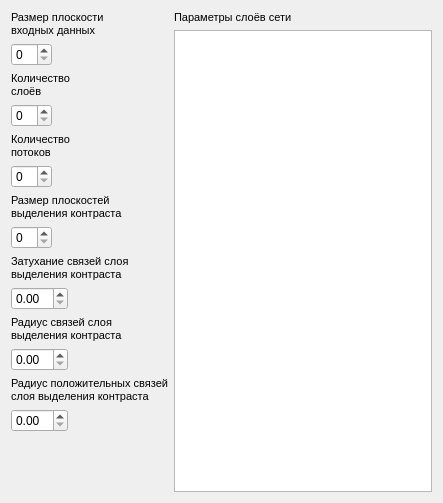
<?xml version="1.0" encoding="UTF-8"?>
<ui version="4.0">
 <class>Parameters</class>
 <widget class="QWidget" name="Parameters">
  <property name="geometry">
   <rect>
    <x>0</x>
    <y>0</y>
    <width>443</width>
    <height>503</height>
   </rect>
  </property>
  <property name="windowTitle">
   <string>Form</string>
  </property>
  <layout class="QGridLayout" name="gridLayout_2">
   <item row="0" column="0" rowspan="2">
    <layout class="QGridLayout" name="gridLayout">
     <property name="sizeConstraint">
      <enum>QLayout::SetFixedSize</enum>
     </property>
     <item row="0" column="0">
      <widget class="QLabel" name="label">
       <property name="sizePolicy">
        <sizepolicy hsizetype="Maximum" vsizetype="Maximum">
         <horstretch>0</horstretch>
         <verstretch>0</verstretch>
        </sizepolicy>
       </property>
       <property name="text">
        <string>&lt;!DOCTYPE HTML PUBLIC &quot;-//W3C//DTD HTML 4.0//EN&quot; &quot;http://www.w3.org/TR/REC-html40/strict.dtd&quot;&gt;
&lt;html&gt;&lt;head&gt;&lt;meta name=&quot;qrichtext&quot; content=&quot;1&quot; /&gt;&lt;style type=&quot;text/css&quot;&gt;
p, li { white-space: pre-wrap; }
&lt;/style&gt;&lt;/head&gt;&lt;body style=&quot; font-family:'MS Shell Dlg 2'; font-size:8.25pt; font-weight:400; font-style:normal;&quot;&gt;
&lt;p style=&quot; margin-top:0px; margin-bottom:0px; margin-left:0px; margin-right:0px; -qt-block-indent:0; text-indent:0px;&quot;&gt;&lt;span style=&quot; font-size:8pt;&quot;&gt;Размер плоскости&lt;/span&gt;&lt;/p&gt;
&lt;p style=&quot; margin-top:0px; margin-bottom:0px; margin-left:0px; margin-right:0px; -qt-block-indent:0; text-indent:0px;&quot;&gt;&lt;span style=&quot; font-size:8pt;&quot;&gt;входных данных&lt;/span&gt;&lt;/p&gt;&lt;/body&gt;&lt;/html&gt;</string>
       </property>
      </widget>
     </item>
     <item row="1" column="0">
      <widget class="QSpinBox" name="N0">
       <property name="sizePolicy">
        <sizepolicy hsizetype="Maximum" vsizetype="Maximum">
         <horstretch>0</horstretch>
         <verstretch>0</verstretch>
        </sizepolicy>
       </property>
      </widget>
     </item>
     <item row="2" column="0">
      <widget class="QLabel" name="label_3">
       <property name="sizePolicy">
        <sizepolicy hsizetype="Maximum" vsizetype="Maximum">
         <horstretch>0</horstretch>
         <verstretch>0</verstretch>
        </sizepolicy>
       </property>
       <property name="text">
        <string>&lt;!DOCTYPE HTML PUBLIC &quot;-//W3C//DTD HTML 4.0//EN&quot; &quot;http://www.w3.org/TR/REC-html40/strict.dtd&quot;&gt;
&lt;html&gt;&lt;head&gt;&lt;meta name=&quot;qrichtext&quot; content=&quot;1&quot; /&gt;&lt;style type=&quot;text/css&quot;&gt;
p, li { white-space: pre-wrap; }
&lt;/style&gt;&lt;/head&gt;&lt;body style=&quot; font-family:'MS Shell Dlg 2'; font-size:8.25pt; font-weight:400; font-style:normal;&quot;&gt;
&lt;p style=&quot; margin-top:0px; margin-bottom:0px; margin-left:0px; margin-right:0px; -qt-block-indent:0; text-indent:0px;&quot;&gt;&lt;span style=&quot; font-size:8pt;&quot;&gt;Количество&lt;/span&gt;&lt;/p&gt;
&lt;p style=&quot; margin-top:0px; margin-bottom:0px; margin-left:0px; margin-right:0px; -qt-block-indent:0; text-indent:0px;&quot;&gt;&lt;span style=&quot; font-size:8pt;&quot;&gt;слоёв&lt;/span&gt;&lt;/p&gt;&lt;/body&gt;&lt;/html&gt;</string>
       </property>
      </widget>
     </item>
     <item row="3" column="0">
      <widget class="QSpinBox" name="LC">
       <property name="sizePolicy">
        <sizepolicy hsizetype="Maximum" vsizetype="Maximum">
         <horstretch>0</horstretch>
         <verstretch>0</verstretch>
        </sizepolicy>
       </property>
      </widget>
     </item>
     <item row="4" column="0">
      <widget class="QLabel" name="label_4">
       <property name="sizePolicy">
        <sizepolicy hsizetype="Maximum" vsizetype="Maximum">
         <horstretch>0</horstretch>
         <verstretch>0</verstretch>
        </sizepolicy>
       </property>
       <property name="text">
        <string>&lt;!DOCTYPE HTML PUBLIC &quot;-//W3C//DTD HTML 4.0//EN&quot; &quot;http://www.w3.org/TR/REC-html40/strict.dtd&quot;&gt;
&lt;html&gt;&lt;head&gt;&lt;meta name=&quot;qrichtext&quot; content=&quot;1&quot; /&gt;&lt;style type=&quot;text/css&quot;&gt;
p, li { white-space: pre-wrap; }
&lt;/style&gt;&lt;/head&gt;&lt;body style=&quot; font-family:'MS Shell Dlg 2'; font-size:8.25pt; font-weight:400; font-style:normal;&quot;&gt;
&lt;p style=&quot; margin-top:0px; margin-bottom:0px; margin-left:0px; margin-right:0px; -qt-block-indent:0; text-indent:0px;&quot;&gt;&lt;span style=&quot; font-size:8pt;&quot;&gt;Количество&lt;/span&gt;&lt;/p&gt;
&lt;p style=&quot; margin-top:0px; margin-bottom:0px; margin-left:0px; margin-right:0px; -qt-block-indent:0; text-indent:0px;&quot;&gt;&lt;span style=&quot; font-size:8pt;&quot;&gt;потоков&lt;/span&gt;&lt;/p&gt;&lt;/body&gt;&lt;/html&gt;</string>
       </property>
      </widget>
     </item>
     <item row="5" column="0">
      <widget class="QSpinBox" name="TC">
       <property name="sizePolicy">
        <sizepolicy hsizetype="Maximum" vsizetype="Maximum">
         <horstretch>0</horstretch>
         <verstretch>0</verstretch>
        </sizepolicy>
       </property>
      </widget>
     </item>
     <item row="6" column="0">
      <widget class="QLabel" name="label_2">
       <property name="sizePolicy">
        <sizepolicy hsizetype="Maximum" vsizetype="Maximum">
         <horstretch>0</horstretch>
         <verstretch>0</verstretch>
        </sizepolicy>
       </property>
       <property name="text">
        <string>&lt;!DOCTYPE HTML PUBLIC &quot;-//W3C//DTD HTML 4.0//EN&quot; &quot;http://www.w3.org/TR/REC-html40/strict.dtd&quot;&gt;
&lt;html&gt;&lt;head&gt;&lt;meta name=&quot;qrichtext&quot; content=&quot;1&quot; /&gt;&lt;style type=&quot;text/css&quot;&gt;
p, li { white-space: pre-wrap; }
&lt;/style&gt;&lt;/head&gt;&lt;body style=&quot; font-family:'MS Shell Dlg 2'; font-size:8.25pt; font-weight:400; font-style:normal;&quot;&gt;
&lt;p style=&quot; margin-top:0px; margin-bottom:0px; margin-left:0px; margin-right:0px; -qt-block-indent:0; text-indent:0px;&quot;&gt;&lt;span style=&quot; font-size:8pt;&quot;&gt;Размер плоскостей&lt;/span&gt;&lt;/p&gt;
&lt;p style=&quot; margin-top:0px; margin-bottom:0px; margin-left:0px; margin-right:0px; -qt-block-indent:0; text-indent:0px;&quot;&gt;&lt;span style=&quot; font-size:8pt;&quot;&gt;выделения контраста&lt;/span&gt;&lt;/p&gt;&lt;/body&gt;&lt;/html&gt;</string>
       </property>
      </widget>
     </item>
     <item row="7" column="0">
      <widget class="QSpinBox" name="Ng">
       <property name="sizePolicy">
        <sizepolicy hsizetype="Maximum" vsizetype="Maximum">
         <horstretch>0</horstretch>
         <verstretch>0</verstretch>
        </sizepolicy>
       </property>
      </widget>
     </item>
     <item row="8" column="0">
      <widget class="QLabel" name="label_6">
       <property name="sizePolicy">
        <sizepolicy hsizetype="Maximum" vsizetype="Maximum">
         <horstretch>0</horstretch>
         <verstretch>0</verstretch>
        </sizepolicy>
       </property>
       <property name="text">
        <string>&lt;!DOCTYPE HTML PUBLIC &quot;-//W3C//DTD HTML 4.0//EN&quot; &quot;http://www.w3.org/TR/REC-html40/strict.dtd&quot;&gt;
&lt;html&gt;&lt;head&gt;&lt;meta name=&quot;qrichtext&quot; content=&quot;1&quot; /&gt;&lt;style type=&quot;text/css&quot;&gt;
p, li { white-space: pre-wrap; }
&lt;/style&gt;&lt;/head&gt;&lt;body style=&quot; font-family:'MS Shell Dlg 2'; font-size:8.25pt; font-weight:400; font-style:normal;&quot;&gt;
&lt;p style=&quot; margin-top:0px; margin-bottom:0px; margin-left:0px; margin-right:0px; -qt-block-indent:0; text-indent:0px;&quot;&gt;&lt;span style=&quot; font-size:8pt;&quot;&gt;Затухание связей слоя&lt;/span&gt;&lt;/p&gt;
&lt;p style=&quot; margin-top:0px; margin-bottom:0px; margin-left:0px; margin-right:0px; -qt-block-indent:0; text-indent:0px;&quot;&gt;&lt;span style=&quot; font-size:8pt;&quot;&gt;выделения контраста&lt;/span&gt;&lt;/p&gt;&lt;/body&gt;&lt;/html&gt;</string>
       </property>
      </widget>
     </item>
     <item row="9" column="0">
      <widget class="QDoubleSpinBox" name="gamcg">
       <property name="sizePolicy">
        <sizepolicy hsizetype="Maximum" vsizetype="Maximum">
         <horstretch>0</horstretch>
         <verstretch>0</verstretch>
        </sizepolicy>
       </property>
      </widget>
     </item>
     <item row="10" column="0">
      <widget class="QLabel" name="label_5">
       <property name="sizePolicy">
        <sizepolicy hsizetype="Maximum" vsizetype="Maximum">
         <horstretch>0</horstretch>
         <verstretch>0</verstretch>
        </sizepolicy>
       </property>
       <property name="text">
        <string>&lt;!DOCTYPE HTML PUBLIC &quot;-//W3C//DTD HTML 4.0//EN&quot; &quot;http://www.w3.org/TR/REC-html40/strict.dtd&quot;&gt;
&lt;html&gt;&lt;head&gt;&lt;meta name=&quot;qrichtext&quot; content=&quot;1&quot; /&gt;&lt;style type=&quot;text/css&quot;&gt;
p, li { white-space: pre-wrap; }
&lt;/style&gt;&lt;/head&gt;&lt;body style=&quot; font-family:'MS Shell Dlg 2'; font-size:8.25pt; font-weight:400; font-style:normal;&quot;&gt;
&lt;p style=&quot; margin-top:0px; margin-bottom:0px; margin-left:0px; margin-right:0px; -qt-block-indent:0; text-indent:0px;&quot;&gt;&lt;span style=&quot; font-size:8pt;&quot;&gt;Радиус связей слоя&lt;/span&gt;&lt;/p&gt;
&lt;p style=&quot; margin-top:0px; margin-bottom:0px; margin-left:0px; margin-right:0px; -qt-block-indent:0; text-indent:0px;&quot;&gt;&lt;span style=&quot; font-size:8pt;&quot;&gt;выделения контраста&lt;/span&gt;&lt;/p&gt;&lt;/body&gt;&lt;/html&gt;</string>
       </property>
      </widget>
     </item>
     <item row="11" column="0">
      <widget class="QDoubleSpinBox" name="Ag">
       <property name="sizePolicy">
        <sizepolicy hsizetype="Maximum" vsizetype="Maximum">
         <horstretch>0</horstretch>
         <verstretch>0</verstretch>
        </sizepolicy>
       </property>
      </widget>
     </item>
     <item row="12" column="0">
      <widget class="QLabel" name="label_7">
       <property name="sizePolicy">
        <sizepolicy hsizetype="Maximum" vsizetype="Maximum">
         <horstretch>0</horstretch>
         <verstretch>0</verstretch>
        </sizepolicy>
       </property>
       <property name="text">
        <string>&lt;!DOCTYPE HTML PUBLIC &quot;-//W3C//DTD HTML 4.0//EN&quot; &quot;http://www.w3.org/TR/REC-html40/strict.dtd&quot;&gt;
&lt;html&gt;&lt;head&gt;&lt;meta name=&quot;qrichtext&quot; content=&quot;1&quot; /&gt;&lt;style type=&quot;text/css&quot;&gt;
p, li { white-space: pre-wrap; }
&lt;/style&gt;&lt;/head&gt;&lt;body style=&quot; font-family:'MS Shell Dlg 2'; font-size:8.25pt; font-weight:400; font-style:normal;&quot;&gt;
&lt;p style=&quot; margin-top:0px; margin-bottom:0px; margin-left:0px; margin-right:0px; -qt-block-indent:0; text-indent:0px;&quot;&gt;&lt;span style=&quot; font-size:8pt;&quot;&gt;Радиус положительных связей&lt;/span&gt;&lt;/p&gt;
&lt;p style=&quot; margin-top:0px; margin-bottom:0px; margin-left:0px; margin-right:0px; -qt-block-indent:0; text-indent:0px;&quot;&gt;&lt;span style=&quot; font-size:8pt;&quot;&gt;слоя выделения контраста&lt;/span&gt;&lt;/p&gt;&lt;/body&gt;&lt;/html&gt;</string>
       </property>
      </widget>
     </item>
     <item row="13" column="0">
      <widget class="QDoubleSpinBox" name="Ago">
       <property name="sizePolicy">
        <sizepolicy hsizetype="Maximum" vsizetype="Maximum">
         <horstretch>0</horstretch>
         <verstretch>0</verstretch>
        </sizepolicy>
       </property>
      </widget>
     </item>
    </layout>
   </item>
   <item row="0" column="1">
    <widget class="QLabel" name="label_8">
     <property name="sizePolicy">
      <sizepolicy hsizetype="Fixed" vsizetype="Fixed">
       <horstretch>0</horstretch>
       <verstretch>0</verstretch>
      </sizepolicy>
     </property>
     <property name="text">
      <string>&lt;!DOCTYPE HTML PUBLIC &quot;-//W3C//DTD HTML 4.0//EN&quot; &quot;http://www.w3.org/TR/REC-html40/strict.dtd&quot;&gt;
&lt;html&gt;&lt;head&gt;&lt;meta name=&quot;qrichtext&quot; content=&quot;1&quot; /&gt;&lt;style type=&quot;text/css&quot;&gt;
p, li { white-space: pre-wrap; }
&lt;/style&gt;&lt;/head&gt;&lt;body style=&quot; font-family:'MS Shell Dlg 2'; font-size:8.25pt; font-weight:400; font-style:normal;&quot;&gt;
&lt;p style=&quot; margin-top:0px; margin-bottom:0px; margin-left:0px; margin-right:0px; -qt-block-indent:0; text-indent:0px;&quot;&gt;&lt;span style=&quot; font-size:8pt;&quot;&gt;Параметры слоёв сети&lt;/span&gt;&lt;/p&gt;&lt;/body&gt;&lt;/html&gt;</string>
     </property>
     <property name="alignment">
      <set>Qt::AlignLeading|Qt::AlignLeft|Qt::AlignVCenter</set>
     </property>
    </widget>
   </item>
   <item row="1" column="1" rowspan="2">
    <widget class="QTableView" name="tableView">
     <property name="minimumSize">
      <size>
       <width>250</width>
       <height>0</height>
      </size>
     </property>
    </widget>
   </item>
   <item row="2" column="0">
    <spacer name="verticalSpacer">
     <property name="orientation">
      <enum>Qt::Vertical</enum>
     </property>
     <property name="sizeHint" stdset="0">
      <size>
       <width>20</width>
       <height>40</height>
      </size>
     </property>
    </spacer>
   </item>
  </layout>
 </widget>
 <resources/>
 <connections/>
</ui>
